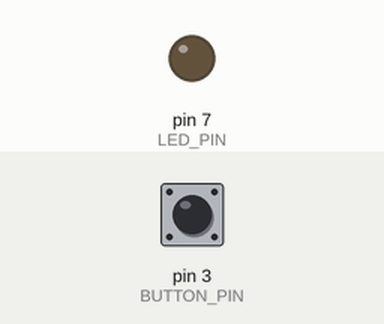
Recording of a sketch running on a simulated Arduino Uno, built with avr-gcc and run on an emulated ATmega328P. Parts: output pins drawn as LEDs (lit = HIGH). The test bench sets the inputs (shaded band); at power-on: pin 3 (BUTTON_PIN) LOW.

Above: at 1.2 s.
1.3 s: pin 3 (BUTTON_PIN) pulled HIGH for 0.15 s
At 1.6 s:
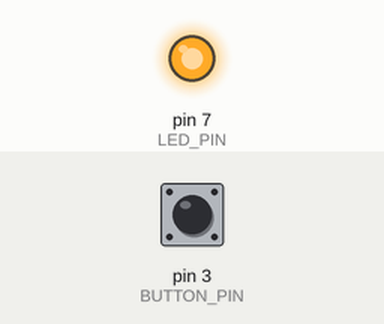
2.9 s: pin 3 (BUTTON_PIN) pulled HIGH for 1 s
At 4.0 s:
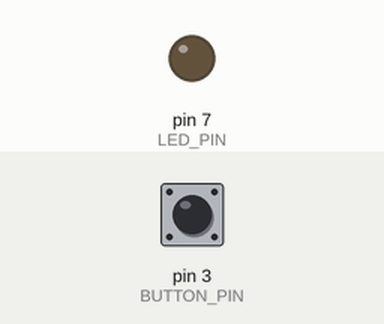
5.4 s: pin 3 (BUTTON_PIN) pulled HIGH for 3.2 s
At 5.9 s:
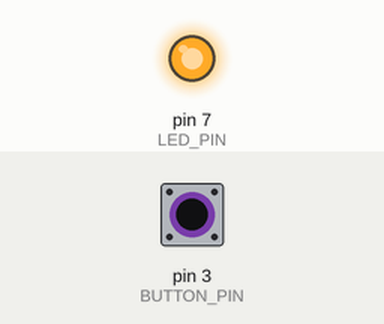
Timing chart, 0 to 8.4 s (numbered marks = the images above; inputs shaded):
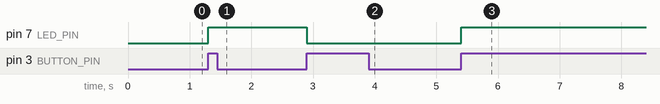

Measured:
- after the input at 1.3 s, pin 7 (LED_PIN): LOW → HIGH at once
- after the input at 2.9 s, pin 7 (LED_PIN): HIGH → LOW at once
- after the input at 5.4 s, pin 7 (LED_PIN): LOW → HIGH at once

The sketch:

led.ino
```cpp
const int BUTTON_PIN = 3;      // Connect the Button to pin 3
const int LED_PIN = 7;         // Connect the LED to pin 7

int lastButtonState = LOW;    // tracks the previous state of button
int currentButtonState = LOW; // the current state of button

void setup() {
  Serial.begin(9600);          // initialize serial
  pinMode(BUTTON_PIN, INPUT);  // set Arduino pin to input mode
  pinMode(LED_PIN, OUTPUT);    // set Arduino pin to output mode
}

void loop() {
  lastButtonState = currentButtonState;      // save the last state
  currentButtonState = digitalRead(BUTTON_PIN); // read new state

  if (currentButtonState == HIGH && lastButtonState == LOW) {
    digitalWrite(LED_PIN, !digitalRead(LED_PIN)); // toggle LED state
    delay(200); // debounce delay
  }
}
```
